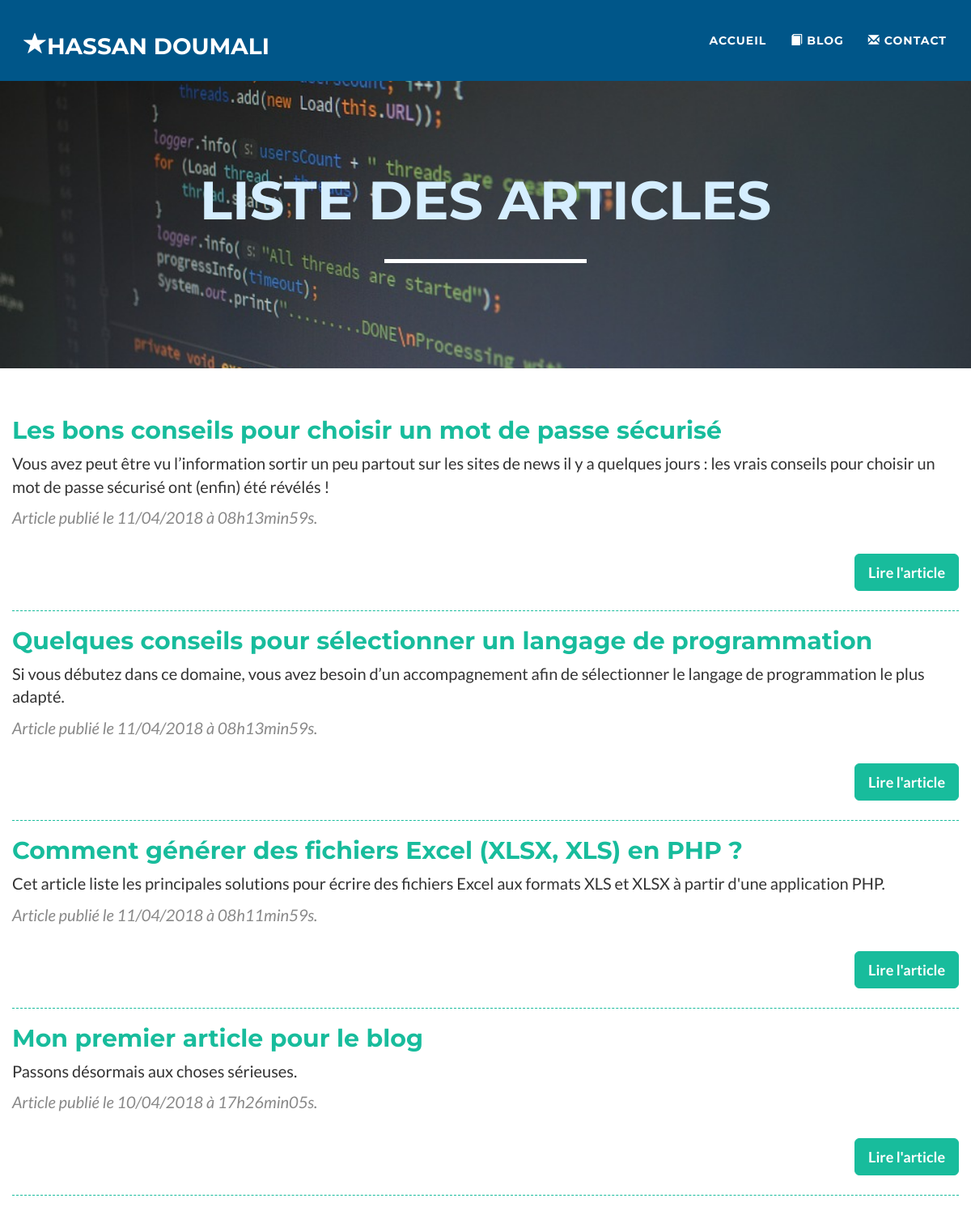
The app's page /index.php?action=articles (upper part), older data.
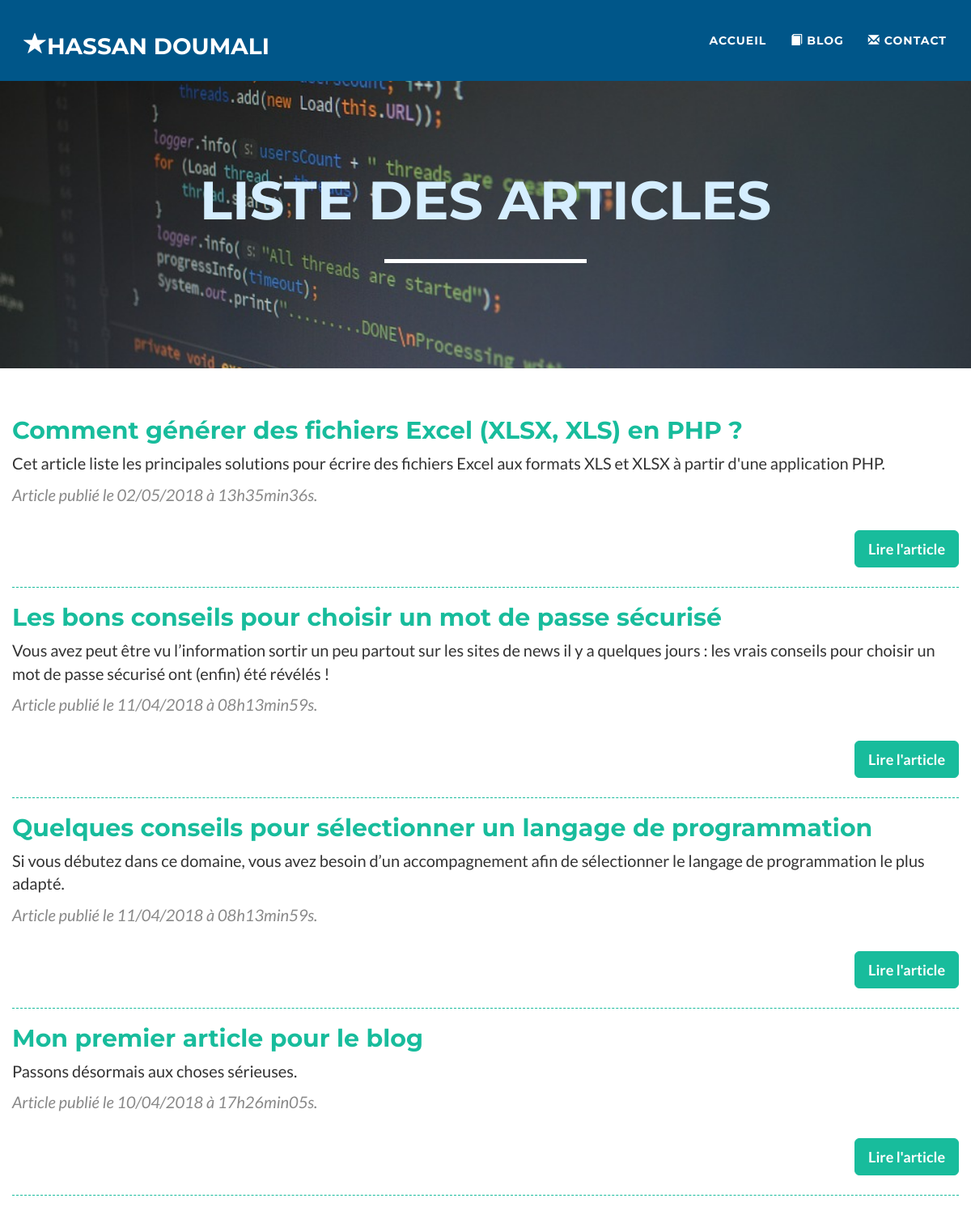
The same page, newer data.
### tables this page shows
CREATE TABLE IF NOT EXISTS `article` (
  `id` int(11) NOT NULL AUTO_INCREMENT,
  `title` varchar(255) NOT NULL,
  `chapo` varchar(255) NOT NULL,
  `content` varchar(1000) NOT NULL,
  `author` varchar(100) NOT NULL,
  `article_date` datetime NOT NULL,
  PRIMARY KEY (`id`)
);

### app/Controller/ControllerArticle.php (called while the page is built, shortened)
<?php
class ControllerArticle
{
  private $articles;
  public function __construct() {
      $this->articles = new ArticleManager();
  }
  public function articles()
  {
      $articles = $this->articles->getArticles();
      $vue = new View("Articles");
      $vue->generer(array('articles' => $articles));
  }
}

### index.php (called while the page is built, shortened)
<?php
$routeur = new Router();
$routeur->routerRequest();

### app/Model/ArticleManager.php (called while the page is built, shortened)
<?php
class ArticleManager extends Model
{
  public function getArticles()
  {
      $articles = [];
      $sql = 'SELECT id, title, chapo, content, DATE_FORMAT(article_date, \'%d/%m/%Y à %Hh%imin%ss\') AS article_date_fr FROM article ORDER BY article_date DESC';
      $request = $this->executerRequete($sql);
      while ($datas = $request->fetch())
      {
        $articles[] = new Article($datas);
      }
      return $articles;
  }
}

### app/lib/Configuration.php (called while the page is built, shortened)
<?php
class Configuration
{
    private static $parametres;
    public static function get($nom, $valeurParDefaut = null)
    {
        if (isset(self::getParametres()[$nom])) {
          $valeur = self::getParametres()[$nom];
        } else {
          $valeur = $valeurParDefaut;
        }
        return $valeur;
    }
    private static function getParametres()
    {
        if (self::$parametres == null) {
          $cheminFichier = "app/Config/prod.ini";
          if (!file_exists($cheminFichier)) {
            $cheminFichier = "app/Config/dev.ini";
          }
          if (!file_exists($cheminFichier)) {
            throw new Exception("Aucun fichier de configuration trouvé");
          } else {
              self::$parametres = parse_ini_file($cheminFichier);
          }
        }
        return self::$parametres;
    }
}

### app/lib/Model.php (called while the page is built, shortened)
<?php
abstract class Model
{
    private static $bdd;
    protected function executerRequete($sql, $params = null)
    {
        if ($params == null) {
            $resultat = self::getBdd()->query($sql);
        } else {
            $resultat = self::getBdd()->prepare($sql);
            $resultat->execute($params);
        }
        return $resultat;
    }
    private static function getBdd()
    {
        if (self::$bdd === null) {
            $dsn = Configuration::get("dsn");
            $login = Configuration::get("login");
            $mdp = Configuration::get("mdp");
            self::$bdd = new \PDO($dsn, $login, $mdp,
                    array(\PDO::ATTR_ERRMODE => \PDO::ERRMODE_EXCEPTION));
        }
        return self::$bdd;
    }
}

### app/Model/Article.php (called while the page is built, shortened)
<?php
class Article
{
	private $id;
	private $title;
	private $chapo;
	private $article_date_fr;
    public function hydrate(array $datas)
    {
	  foreach ($datas as $key => $value)
	  {
	    $method = 'set'.ucfirst($key);
      }
    }
    public function getId()
    {
    	return $this->id;
    }
    public function setId($id)
    {
    	$this->id = $id;
    }
    public function getTitle()
    {
    	return $this->title;
    }
    public function setTitle($title)
    {
    	$this->title = $title;
    }
    public function getChapo()
    {
    	return $this->chapo;
    }
    public function setChapo($chapo)
    {
    	$this->chapo = $chapo;
    }
    public function getArticle_date_fr()
    {
    	return $this->article_date_fr;
    }
    public function setArticle_date_fr($article_date_fr)
    {
    	$this->article_date_fr = $article_date_fr;
    }
}

### app/View/viewArticles.php (the view, shortened to what this page needs)
<?php $this->titre = 'Blog - Articles'; ?>
<header style="background-image: url('assets/img/img1.jpg')">
	<div class="container">
            <div class="row">
                <div class="col-lg-12">
                    <div class="intro-text">
                        <span class="name">Liste des articles<span>
                        <hr class="star-light">
                    </div>
                </div>
            </div>
        </div>
</header>
<div class="container" id="viewArticle">
  <div class="row" id="content">
       <?php foreach ($articles as $article): ?>
           <h2><?= $this->clean($article->getTitle()) ?></h2>
           <p><?= $this->clean($article->getChapo()) ?></p>
           <p class="datearticle"><em>Article publié le <?= $this->clean($article->getArticle_date_fr()) ?>.</em></p><br />
           <p><a class="btn btn-primary btn-lg pull-right" href="index.php?action=article&id=<?= $article->getId(); ?>" role="button">Lire l'article</a></p><br /><br />
           <hr>
       <?php endforeach; ?>
  </div>
</div>

### app/View/template.php (shortened to what this page needs)
<!DOCTYPE html>
<html lang="fr">
<head>
    <link href="assets/Bootstrap/vendor/bootstrap/css/bootstrap.min.css" rel="stylesheet">
    <link href="assets/Bootstrap/css/freelancer.css" rel="stylesheet">
    <link href="assets/Bootstrap/vendor/font-awesome/css/font-awesome.min.css" rel="stylesheet" type="text/css">
</head>
<body id="page-top" class="index">
    <nav id="mainNav" class="navbar navbar-default navbar-fixed-top navbar-custom">
        <div class="container">
            <div class="navbar-header page-scroll">
                <a class="navbar-brand" href="#page-top"><span class="glyphicon glyphicon-star" aria-hidden="true"></span>HASSAN DOUMALI</a>
            </div>
            <div class="collapse navbar-collapse" id="bs-example-navbar-collapse-1">
                <ul class="nav navbar-nav navbar-right">
                    <li class="page-scroll">
                        <a href="index.php?">ACCUEIL</a>
                    </li>
                    <li class="page-scroll">
                        <a href="index.php?action=articles"><span class="glyphicon glyphicon-book" aria-hidden="true"></span> BLOG</a>
                    </li>
                    <li class="page-scroll">
                        <a href="#contactForm"><span class="glyphicon glyphicon-envelope" aria-hidden="true"></span> CONTACT</a>
                    </li>
                </ul>
            </div>
        </div>
    </nav>
            <?= $content ?>
</body>
</html>

### app/Controller/Router.php (shortened to what this page needs)
<?php
class Router
{
    private $ctrlArticle;
    public function __construct()
    {
      $this->ctrlArticle = new ControllerArticle();
    }
    public function routerRequest()
    {
      try {
          if (isset($_GET['action'])) {
              switch ($_GET['action']) {
              case 'articles':
                    $this->ctrlArticle->articles();
                    break;
              }
              return;
          }
      } catch (\Exception $e) {
          $this->error($e->getMessage());
      }
    }
}

### app/lib/View.php (shortened to what this page needs)
<?php
class View
{
  private $fichier;
  private $titre;
  public function __construct($action) {
      $this->fichier = "app/View/view" . $action . ".php";
  }
  private function clean($valeur)
  {
      return htmlspecialchars($valeur, ENT_QUOTES, 'UTF-8', false);
  }
  public function generer($donnees)
  {
      $content = $this->genererFichier($this->fichier, $donnees);
      $vue = $this->genererFichier('app/View/template.php',
        array('title' => $this->titre, 'content' => $content));
      echo $vue;
  }
  private function genererFichier($fichier, $donnees)
  {
      if (file_exists($fichier)) {
        extract($donnees);
        require $fichier;
        return ob_get_clean();
      } else {
          throw new \Exception("Fichier '$fichier' introuvable");
      }
  }
}

Row changes from the older to the newer data that the page shows:
changed article "Comment générer des fichiers Excel (XLSX, XLS) en PHP ?": Article_date_fr "11/04/2018 à 08h11min59s" → "02/05/2018 à 13h35min36s"; moves up the list
